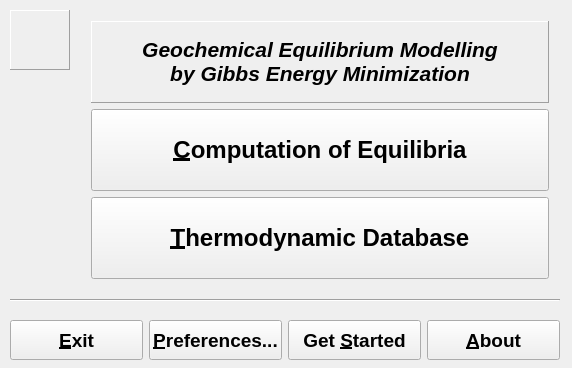
<?xml version="1.0" encoding="UTF-8"?>
<ui version="4.0">
 <comment>Main program window (poor but important :)</comment>
 <class>MainDialogData</class>
 <widget class="QWidget" name="MainDialogData">
  <property name="geometry">
   <rect>
    <x>0</x>
    <y>0</y>
    <width>572</width>
    <height>368</height>
   </rect>
  </property>
  <property name="sizePolicy">
   <sizepolicy hsizetype="MinimumExpanding" vsizetype="MinimumExpanding">
    <horstretch>0</horstretch>
    <verstretch>0</verstretch>
   </sizepolicy>
  </property>
  <property name="minimumSize">
   <size>
    <width>500</width>
    <height>320</height>
   </size>
  </property>
  <property name="font">
   <font>
    <family>System</family>
    <pointsize>10</pointsize>
    <weight>75</weight>
    <bold>true</bold>
   </font>
  </property>
  <property name="windowTitle">
   <string>GEM-Selektor</string>
  </property>
  <widget class="QLabel" name="pLogoImg">
   <property name="geometry">
    <rect>
     <x>10</x>
     <y>10</y>
     <width>60</width>
     <height>60</height>
    </rect>
   </property>
   <property name="sizePolicy">
    <sizepolicy hsizetype="Fixed" vsizetype="Fixed">
     <horstretch>0</horstretch>
     <verstretch>0</verstretch>
    </sizepolicy>
   </property>
   <property name="frameShape">
    <enum>QFrame::Panel</enum>
   </property>
   <property name="frameShadow">
    <enum>QFrame::Raised</enum>
   </property>
   <property name="pixmap">
    <pixmap resource="../../img.qrc">:/images/img/gems50.png</pixmap>
   </property>
   <property name="scaledContents">
    <bool>true</bool>
   </property>
   <property name="alignment">
    <set>Qt::AlignCenter</set>
   </property>
   <property name="wordWrap">
    <bool>false</bool>
   </property>
  </widget>
  <widget class="QWidget" name="layout7">
   <property name="geometry">
    <rect>
     <x>80</x>
     <y>10</y>
     <width>480</width>
     <height>280</height>
    </rect>
   </property>
   <layout class="QVBoxLayout">
    <item>
     <widget class="QLabel" name="TextLabel1">
      <property name="sizePolicy">
       <sizepolicy hsizetype="Preferred" vsizetype="Minimum">
        <horstretch>0</horstretch>
        <verstretch>0</verstretch>
       </sizepolicy>
      </property>
      <property name="font">
       <font>
        <family>Arial</family>
        <pointsize>16</pointsize>
        <weight>75</weight>
        <italic>true</italic>
        <bold>true</bold>
       </font>
      </property>
      <property name="frameShape">
       <enum>QFrame::Panel</enum>
      </property>
      <property name="frameShadow">
       <enum>QFrame::Raised</enum>
      </property>
      <property name="text">
       <string>Geochemical Equilibrium Modelling &lt;br&gt;by Gibbs Energy Minimization</string>
      </property>
      <property name="alignment">
       <set>Qt::AlignCenter</set>
      </property>
      <property name="wordWrap">
       <bool>true</bool>
      </property>
     </widget>
    </item>
    <item>
     <widget class="QPushButton" name="pButtonEQ">
      <property name="sizePolicy">
       <sizepolicy hsizetype="Minimum" vsizetype="Minimum">
        <horstretch>0</horstretch>
        <verstretch>0</verstretch>
       </sizepolicy>
      </property>
      <property name="font">
       <font>
        <family>Arial</family>
        <pointsize>18</pointsize>
       </font>
      </property>
      <property name="toolTip">
       <string>Press this button to calculate thermodynamic models</string>
      </property>
      <property name="text">
       <string>&amp;Computation of Equilibria</string>
      </property>
      <property name="shortcut">
       <string>Alt+C</string>
      </property>
     </widget>
    </item>
    <item>
     <widget class="QPushButton" name="pButtonDB">
      <property name="sizePolicy">
       <sizepolicy hsizetype="Minimum" vsizetype="Minimum">
        <horstretch>0</horstretch>
        <verstretch>0</verstretch>
       </sizepolicy>
      </property>
      <property name="font">
       <font>
        <family>Arial</family>
        <pointsize>18</pointsize>
       </font>
      </property>
      <property name="toolTip">
       <string>Press this button to manage database records</string>
      </property>
      <property name="text">
       <string>&amp;Thermodynamic Database</string>
      </property>
      <property name="shortcut">
       <string>Alt+T</string>
      </property>
     </widget>
    </item>
   </layout>
  </widget>
  <widget class="Line" name="Line1">
   <property name="geometry">
    <rect>
     <x>10</x>
     <y>290</y>
     <width>550</width>
     <height>20</height>
    </rect>
   </property>
   <property name="frameShape">
    <enum>QFrame::HLine</enum>
   </property>
   <property name="frameShadow">
    <enum>QFrame::Sunken</enum>
   </property>
  </widget>
  <widget class="QWidget" name="Layout9">
   <property name="geometry">
    <rect>
     <x>10</x>
     <y>320</y>
     <width>550</width>
     <height>40</height>
    </rect>
   </property>
   <layout class="QHBoxLayout">
    <property name="spacing">
     <number>6</number>
    </property>
    <property name="margin">
     <number>0</number>
    </property>
    <item>
     <widget class="QPushButton" name="pButtonExit">
      <property name="sizePolicy">
       <sizepolicy hsizetype="MinimumExpanding" vsizetype="MinimumExpanding">
        <horstretch>0</horstretch>
        <verstretch>0</verstretch>
       </sizepolicy>
      </property>
      <property name="font">
       <font>
        <family>Arial</family>
        <pointsize>14</pointsize>
       </font>
      </property>
      <property name="text">
       <string>&amp;Exit</string>
      </property>
      <property name="shortcut">
       <string>Alt+E</string>
      </property>
      <property name="default">
       <bool>false</bool>
      </property>
     </widget>
    </item>
    <item>
     <widget class="QPushButton" name="pButtonSettings">
      <property name="sizePolicy">
       <sizepolicy hsizetype="MinimumExpanding" vsizetype="MinimumExpanding">
        <horstretch>0</horstretch>
        <verstretch>0</verstretch>
       </sizepolicy>
      </property>
      <property name="font">
       <font>
        <family>Arial</family>
        <pointsize>14</pointsize>
       </font>
      </property>
      <property name="toolTip">
       <string>Press to adjust fonts on screen forms and set work directories</string>
      </property>
      <property name="text">
       <string>&amp;Preferences...</string>
      </property>
      <property name="shortcut">
       <string>Alt+P</string>
      </property>
     </widget>
    </item>
    <item>
     <widget class="QPushButton" name="pButtonHelp">
      <property name="sizePolicy">
       <sizepolicy hsizetype="MinimumExpanding" vsizetype="MinimumExpanding">
        <horstretch>0</horstretch>
        <verstretch>0</verstretch>
       </sizepolicy>
      </property>
      <property name="font">
       <font>
        <family>Arial</family>
        <pointsize>14</pointsize>
       </font>
      </property>
      <property name="toolTip">
       <string>Press, if you are new to GEM-Selektor </string>
      </property>
      <property name="text">
       <string>Get &amp;Started</string>
      </property>
      <property name="shortcut">
       <string>Alt+S</string>
      </property>
     </widget>
    </item>
    <item>
     <widget class="QPushButton" name="pButtonAbout">
      <property name="sizePolicy">
       <sizepolicy hsizetype="MinimumExpanding" vsizetype="MinimumExpanding">
        <horstretch>0</horstretch>
        <verstretch>0</verstretch>
       </sizepolicy>
      </property>
      <property name="font">
       <font>
        <family>Arial</family>
        <pointsize>14</pointsize>
       </font>
      </property>
      <property name="toolTip">
       <string>About GEM-Selektor and its development</string>
      </property>
      <property name="text">
       <string>&amp;About</string>
      </property>
      <property name="shortcut">
       <string>Alt+A</string>
      </property>
      <property name="default">
       <bool>false</bool>
      </property>
     </widget>
    </item>
   </layout>
  </widget>
 </widget>
 <layoutdefault spacing="6" margin="11"/>
 <resources>
  <include location="../../img.qrc"/>
 </resources>
 <connections>
  <connection>
   <sender>pButtonEQ</sender>
   <signal>clicked()</signal>
   <receiver>MainDialogData</receiver>
   <slot>CmEQDialog()</slot>
   <hints>
    <hint type="sourcelabel">
     <x>20</x>
     <y>20</y>
    </hint>
    <hint type="destinationlabel">
     <x>20</x>
     <y>20</y>
    </hint>
   </hints>
  </connection>
  <connection>
   <sender>pButtonExit</sender>
   <signal>clicked()</signal>
   <receiver>MainDialogData</receiver>
   <slot>CmExit()</slot>
   <hints>
    <hint type="sourcelabel">
     <x>20</x>
     <y>20</y>
    </hint>
    <hint type="destinationlabel">
     <x>20</x>
     <y>20</y>
    </hint>
   </hints>
  </connection>
  <connection>
   <sender>pButtonAbout</sender>
   <signal>clicked()</signal>
   <receiver>MainDialogData</receiver>
   <slot>CmAbout()</slot>
   <hints>
    <hint type="sourcelabel">
     <x>20</x>
     <y>20</y>
    </hint>
    <hint type="destinationlabel">
     <x>20</x>
     <y>20</y>
    </hint>
   </hints>
  </connection>
  <connection>
   <sender>pButtonHelp</sender>
   <signal>clicked()</signal>
   <receiver>MainDialogData</receiver>
   <slot>CmHelp()</slot>
   <hints>
    <hint type="sourcelabel">
     <x>20</x>
     <y>20</y>
    </hint>
    <hint type="destinationlabel">
     <x>20</x>
     <y>20</y>
    </hint>
   </hints>
  </connection>
  <connection>
   <sender>pButtonSettings</sender>
   <signal>clicked()</signal>
   <receiver>MainDialogData</receiver>
   <slot>CmSettings()</slot>
   <hints>
    <hint type="sourcelabel">
     <x>20</x>
     <y>20</y>
    </hint>
    <hint type="destinationlabel">
     <x>20</x>
     <y>20</y>
    </hint>
   </hints>
  </connection>
  <connection>
   <sender>pButtonDB</sender>
   <signal>clicked()</signal>
   <receiver>MainDialogData</receiver>
   <slot>CmDBDialog()</slot>
   <hints>
    <hint type="sourcelabel">
     <x>20</x>
     <y>20</y>
    </hint>
    <hint type="destinationlabel">
     <x>20</x>
     <y>20</y>
    </hint>
   </hints>
  </connection>
 </connections>
</ui>
